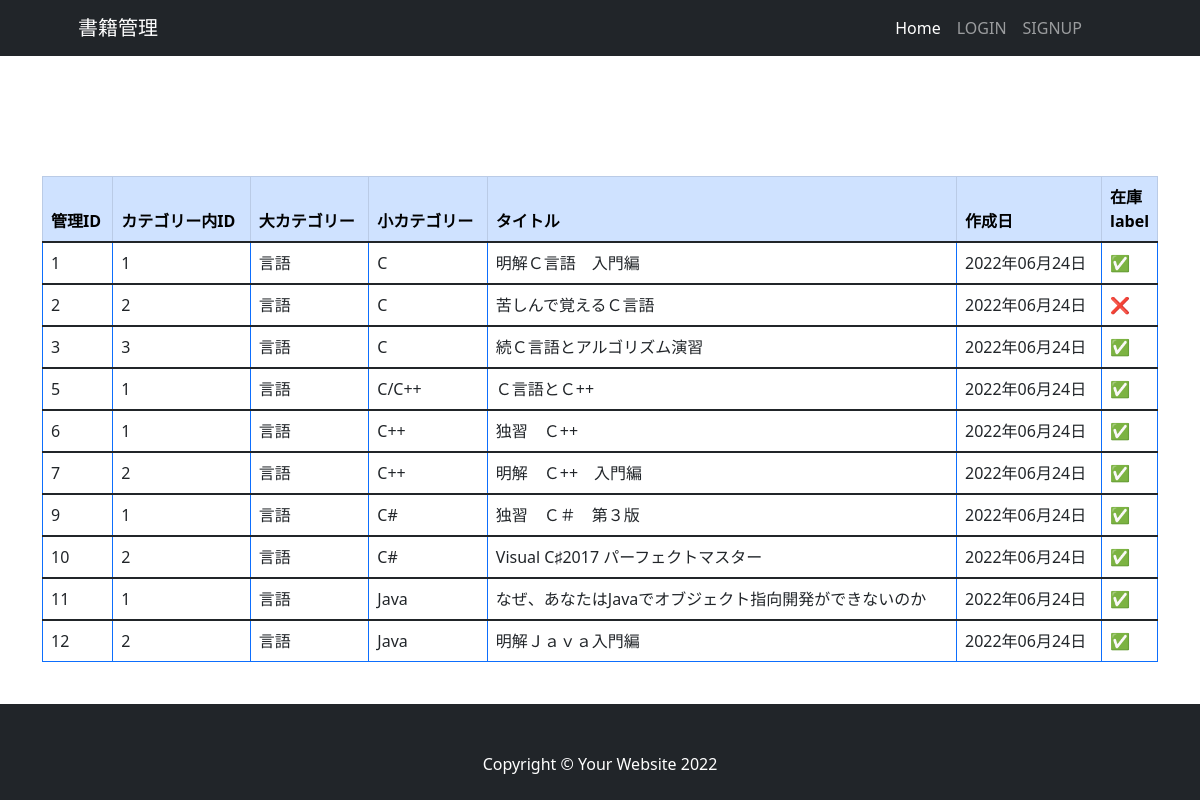
Page /list_books on the earlier database version.
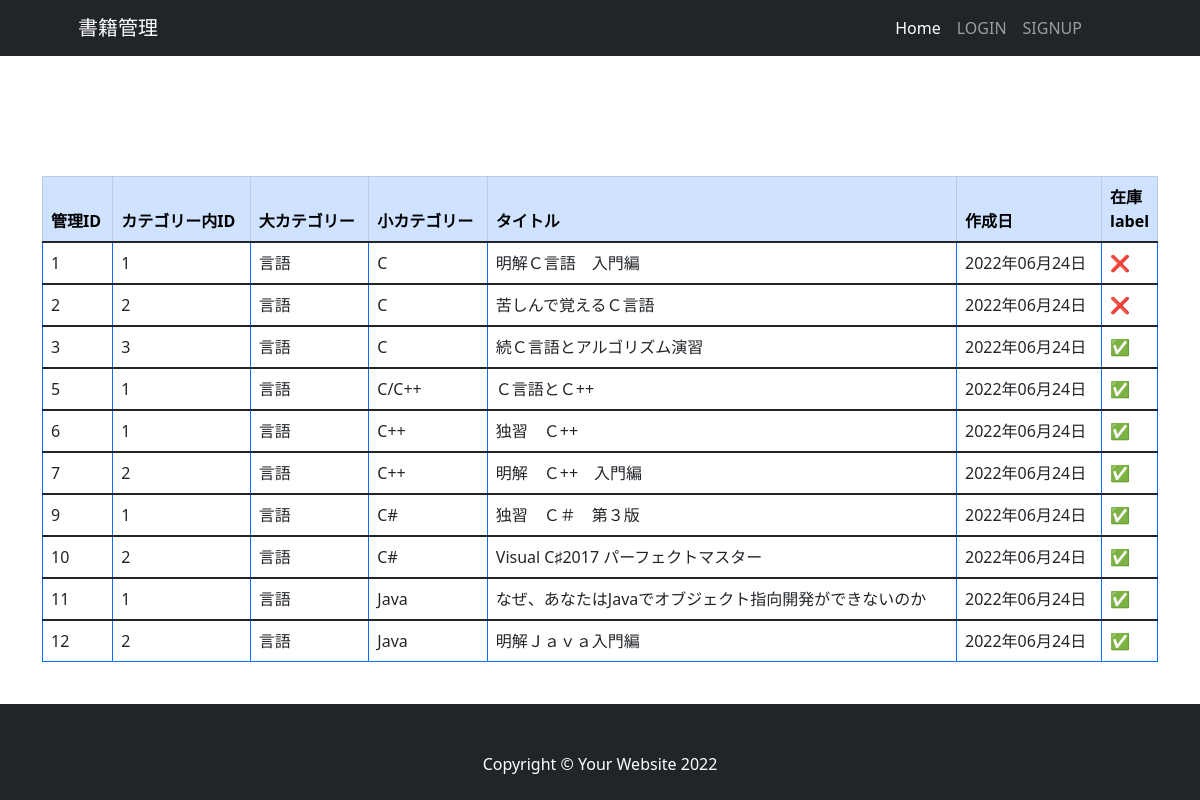
Same page on the later database version.
### book_rental_app/models.py (models this page shows, shortened)
class Books(models.Model):
    manage_id = models.IntegerField(verbose_name='書籍管理用ID', blank=True, null=True)
    id_in_category = models.IntegerField(verbose_name='カテゴリーにおけるID', blank=True, null=True)
    title = models.CharField(max_length=255, verbose_name='Book Title')
    category = models.ForeignKey(SmallCategory, on_delete=models.SET_NULL, blank=True, null=True, verbose_name='Small Categroy name')
    borrower_user = models.ForeignKey(User, on_delete=models.SET_NULL, blank=True, null=True, related_name='borrowing_books', verbose_name='本を借りた人')
    lender_user = models.ForeignKey(User, on_delete=models.SET_NULL, blank=True, null=True, related_name='lending_books', verbose_name='貸出許可を出した人')
    is_rental = models.BooleanField(default=False, help_text='借りられたらTrue', verbose_name='貸出中ラベル')
    created_at = models.DateTimeField(auto_now_add=True, verbose_name='書籍追加された日時')
    class Meta:
        db_table = 'Books'
        verbose_name = '書籍情報'
        verbose_name_plural = '書籍情報'

class SmallCategory(models.Model):
    large_category = models.ForeignKey(LargeCategory, on_delete=models.SET_NULL, blank=True, null=True, verbose_name='Large Categroy name')
    name = models.CharField(max_length=25, verbose_name='Small Categroy name')
    class Meta:
        db_table = 'Small_Category'
        verbose_name = '小カテゴリー'
        verbose_name_plural = '小カテゴリー'

class LargeCategory(models.Model):
    name = models.CharField(max_length=25, verbose_name='Large Categroy name')
    def __str__(self):
        return self.name
    class Meta:
        db_table = 'Large_Category'
        verbose_name = '大カテゴリー'
        verbose_name_plural = '大カテゴリー'

### book_rental_app/views/books_views.py (the view)
# urls.py: path('list_books', views.list_books, name='list_books'),
def list_books(request):
    books = Books.objects.all()
    context = {
        'books': books,
    }
    return render(request, 'lender/list_books/list_books.html', context)

### book_rental_app/templates/lender/list_books/list_books.html (shortened to what this page needs)
{% extends 'lender/base.html' %}
{% block content %}
        <section class="pt-4">
          <div class="container">
            <table class="table table-bordered border-primary table-hover">
              <thead class="table-primary">
                <tr>
                  <th scope="col">管理ID</th>
                  <th scope="col">カテゴリー内ID</th>
                  <th scope="col">大カテゴリー</th>
                  <th scope="col">小カテゴリー</th>
                  <th scope="col">タイトル</th>
                  <th scope="col">作成日</th>
                  <th scope="col" width="3%">在庫label</th>
                </tr>
              </thead>
              {% for book in books %}
              <tbody>
                <tr>
                  <td>{{ book.manage_id }}</td>
                  <td>{{ book.id_in_category }}</td>
                  <td>{{ book.category.large_category }}</td>
                  <td>{{ book.category.name }}</td>
                  <td>{{ book.title }}</td>
                  <td>{{ book.created_at | date:"Y年m月j日" }}</td>
                  {% if book.is_rental %}
                  <td>&#10060;</td>
                  {% else %}
                  <td>✅</td>
                  {% endif %}
                </tr>
              </tbody>
              {% endfor %}
            </table>
          </div>
        </section>
{% endblock %}

Differences in the rows shown:
changed Books "明解Ｃ言語 入門編": is_rental "✅" → "❌"
